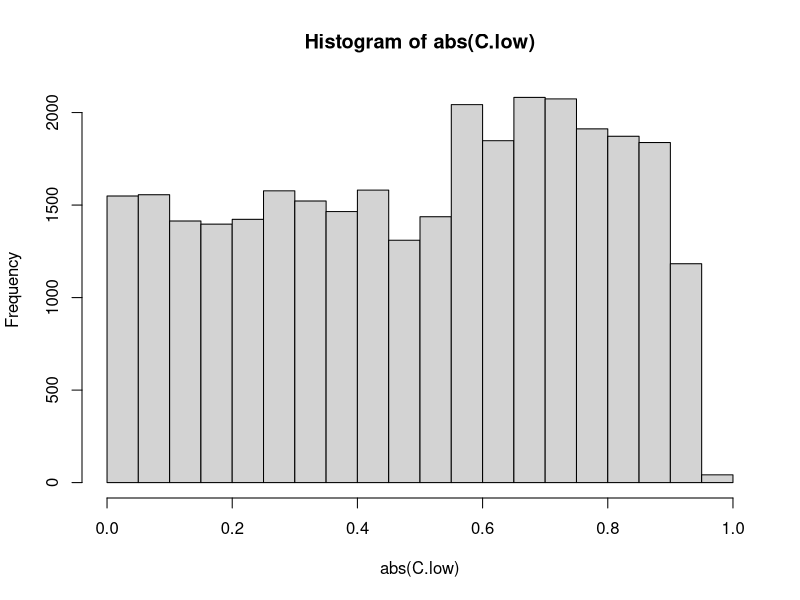

Generate this figure with R: (Note: a time limit stopped this script after it produced the figure.)
leapfrog_step = function(theta, r, eps, grad_f, M_diag){
  r_tilde <- r + 0.5 * eps * grad_f(theta)
  theta_tilde <- theta + eps * r_tilde / M_diag
  r_tilde <- r_tilde + 0.5 * eps * grad_f(theta_tilde)
  list(theta = theta_tilde, r = r_tilde)
}


joint_log_density = function(theta, r, f, M_diag){
  f(theta) - 0.5*sum(r**2 / M_diag)
}

find_reasonable_epsilon = function(theta, f, grad_f, M_diag, eps = 1, verbose = TRUE){
  r <- rnorm(length(theta), 0, sqrt(M_diag))
  proposed <- leapfrog_step(theta, r, eps, grad_f, M_diag)
  log_ratio <- joint_log_density(proposed$theta, proposed$r, f, M_diag) - joint_log_density(theta, r, f, M_diag)
  alpha <- ifelse(exp(log_ratio) > 0.5, 1, -1)
  if(is.nan(alpha)) alpha <- -1
  count <- 1
  while(is.nan(log_ratio) || alpha * log_ratio > (-alpha)*log(2)){
    eps <- 2**alpha * eps
    proposed <- leapfrog_step(theta, r, eps, grad_f, M_diag)
    log_ratio <- joint_log_density(proposed$theta, proposed$r, f, M_diag) - joint_log_density(theta, r, f, M_diag)
    count <- count + 1
    if(count > 100) {
      stop("Could not find reasonable epsilon in 100 iterations!")
    }
  }
  if(verbose) message("Reasonable epsilon = ", eps, " found after ", count, " steps")
  eps
}

check_NUTS = function(s, theta_plus, theta_minus, r_plus, r_minus){
  if(is.na(s)) return(0)
  condition1 <- crossprod(theta_plus - theta_minus, r_minus) >= 0
  condition2 <- crossprod(theta_plus - theta_minus, r_plus) >= 0
  s && condition1 && condition2
}


build_tree = function(theta, r, u, v, j, eps, theta0, r0, f, grad_f, M_diag, Delta_max = 1000){
  if(j == 0){
    proposed <- leapfrog_step(theta, r, v*eps, grad_f, M_diag)
    theta <- proposed$theta
    r <- proposed$r
    log_prob <- joint_log_density(theta, r, f, M_diag)
    log_prob0 <- joint_log_density(theta0, r0, f, M_diag)
    n <- (log(u) <= log_prob)
    s <- (log(u) < Delta_max + log_prob)
    alpha <- min(1, exp(log_prob - log_prob0))
    if(is.nan(alpha)) stop()
    if(is.na(s) || is.nan(s)){
      s <- 0
    }
    if(is.na(n) || is.nan(n)){
      n <- 0
    }
    return(list(theta_minus=theta, theta_plus=theta, theta=theta, r_minus=r,
                r_plus=r, s=s, n=n, alpha=alpha, n_alpha=1))
  } else{
    obj0 <- build_tree(theta, r, u, v, j-1, eps, theta0, r0, f, grad_f, M_diag)
    theta_minus <- obj0$theta_minus
    r_minus <- obj0$r_minus
    theta_plus <- obj0$theta_plus
    r_plus <- obj0$r_plus
    theta <- obj0$theta
    if(obj0$s == 1){
      if(v == -1){
        obj1 <- build_tree(obj0$theta_minus, obj0$r_minus, u, v, j-1, eps, theta0, r0, f, grad_f, M_diag)
        theta_minus <- obj1$theta_minus
        r_minus <- obj1$r_minus
      } else{
        obj1 <- build_tree(obj0$theta_plus, obj0$r_plus, u, v, j-1, eps, theta0, r0, f, grad_f, M_diag)
        theta_plus <- obj1$theta_plus
        r_plus <- obj1$r_plus
      }
      n <- obj0$n + obj1$n
      if(n != 0){
        prob <- obj1$n / n
        if(runif(1) < prob){
          theta <- obj1$theta
        }
      }
      s <- check_NUTS(obj1$s, theta_plus, theta_minus, r_plus, r_minus)
      alpha <- obj0$alpha + obj1$alpha
      n_alpha <- obj0$n_alpha + obj1$n_alpha
      
    } else{
      n <- obj0$n
      s <- obj0$s
      alpha <- obj0$alpha
      n_alpha <- obj0$n_alpha
    }
    if(is.na(s) || is.nan(s)){
      s <- 0
    }
    if(is.na(n) || is.nan(n)){
      n <- 0
    }
    return(list(theta_minus=theta_minus, theta_plus=theta_plus, theta=theta,
                r_minus=r_minus, r_plus=r_plus, s=s, n=n, alpha=alpha, n_alpha=n_alpha))
  }
}


NUTS_one_step <- function(theta, iter, f, grad_f, par_list, delta = 0.5, max_treedepth = 10, eps = 1, verbose = TRUE){
  kappa <- 0.75
  t0 <- 10
  gamma <- 0.05
  M_adapt <- par_list$M_adapt
  if(is.null(par_list$M_diag)){
    M_diag <- rep(1, length(theta))
  } else{
    M_diag <- par_list$M_diag
  }
  
  if(iter == 1){
    eps <- find_reasonable_epsilon(theta, f, grad_f, M_diag, eps = eps, verbose = verbose)
    mu <- log(10*eps)
    H <- 0
    eps_bar <- 1
  } else{
    eps <- par_list$eps
    eps_bar <- par_list$eps_bar
    H <- par_list$H
    mu <- par_list$mu
  }
  
  r0 <- rnorm(length(theta), 0, sqrt(M_diag))
  u <- runif(1, 0, exp(f(theta) - 0.5 * sum(r0**2 / M_diag)))
  if(is.nan(u)){
    warning("NUTS: sampled slice u is NaN")
    u <- runif(1, 0, 1e5)
  }
  theta_minus <- theta
  theta_plus <- theta
  r_minus <- r0
  r_plus <- r0
  j=0
  n=1
  s=1
  if(iter > M_adapt){
    eps <- runif(1, 0.9*eps_bar, 1.1*eps_bar)
  }
  while(s == 1){
    # choose direction {-1, 1}
    direction <- sample(c(-1, 1), 1)
    if(direction == -1){
      temp <- build_tree(theta_minus, r_minus, u, direction, j, eps, theta, r0, f, grad_f, M_diag)
      theta_minus <- temp$theta_minus
      r_minus <- temp$r_minus
    } else{
      temp <- build_tree(theta_plus, r_plus, u, direction, j, eps, theta, r0, f, grad_f, M_diag)
      theta_plus <- temp$theta_plus
      r_plus <- temp$r_plus
    }
    if(is.nan(temp$s)) temp$s <- 0
    if(temp$s == 1){
      if(runif(1) < temp$n / n){
        theta <- temp$theta
      }
    }
    n <- n + temp$n
    s <- check_NUTS(temp$s, theta_plus, theta_minus, r_plus, r_minus)
    j <- j + 1
    if(j > max_treedepth){
      warning("NUTS: Reached max tree depth")
      break
    }
  }
  if(iter <= M_adapt){
    H <- (1 - 1/(iter + t0))*H + 1/(iter + t0) * (delta - temp$alpha / temp$n_alpha)
    log_eps <- mu - sqrt(iter)/gamma * H
    eps_bar <- exp(iter**(-kappa) * log_eps + (1 - iter**(-kappa)) * log(eps_bar))
    eps <- exp(log_eps)
  } else{
    eps <- eps_bar
  }
  
  return(list(theta = theta,
              pars = list(eps = eps, eps_bar = eps_bar, H = H, mu = mu, M_adapt = M_adapt, M_diag = M_diag)))
}



NUTS <- function(theta, f, grad_f, n_iter, M_diag = NULL, M_adapt = 50, delta = 0.5, max_treedepth = 10, eps = 1, verbose = TRUE){
  theta_trace <- matrix(0, n_iter, length(theta))
  par_list <- list(M_adapt = M_adapt)
  for(iter in 1:n_iter){
    nuts <- NUTS_one_step(theta, iter, f, grad_f, par_list, delta = delta, max_treedepth = max_treedepth, eps = eps, verbose = verbose)
    theta <- nuts$theta
    par_list <- nuts$pars
    theta_trace[iter, ] <- theta
  }
  theta_trace
}


set.seed(5)
n <- 250
a <- 2
A <- matrix(0,nrow=250,ncol=250)
for(i in 1:250){
  A[i,] <- rnorm(250)+a*rnorm(1)
}
A <- A%*%t(A)
D_half <- diag(diag(A)^(-0.5))
C <- D_half%*%A%*%D_half
C.cor <- cov2cor(C)
C.low <- C.cor[lower.tri(C.cor)]
hist(abs(C.low))

set.seed(5)
library(mvtnorm)
data <- rmvnorm(50,mean=rep(0,250),sigma=C)


f <- function(theta){
  val <- 0
  C.inv <- solve(C)
  for(i in 1:50){
    val <- val+t(data[i,]-theta)%*%C.inv%*%(data[i,]-theta)
  }
  val <- val+t(theta)%*%theta
  val <- -0.5*val
  val <- as.vector(val)
  return(val)
}

grad_f <- function(theta){
  val <- numeric(250)
  C.inv <- solve(C)
  for(i in 1:50){
    val <- val+C.inv%*%(data[i,]-theta)
  }
  val <- val+theta
  val <- -val
  val <- as.vector(val)
  return(val)
}

theta=rep(0,250)
tmp <- NUTS(theta, f, grad_f, n_iter=50, M_diag = NULL, M_adapt = 50, delta = 0.5, max_treedepth = 30, eps = 1, verbose = TRUE)
out <- capture.output(summary(tmp))
cat("NUTS1", out, file="summary_NUTS1.txt", sep="n", append=TRUE)
